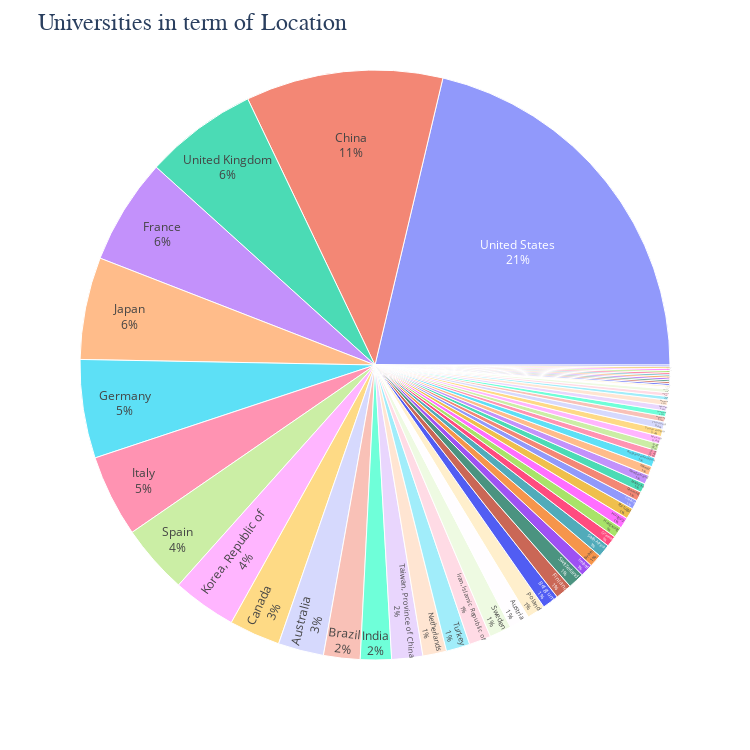

The notebook cell saved with this chart:
### Markdown cell above
| University | Research_Output | Citations |
| ---------- | --------------- | --------- |
| Shahid Beheshti University   | 815 | 673 |
| Tehran University | 207 | 1001 |

### Code cell
# Pie Chart Universities in term of Location
fig = px.sunburst(df3,
                  path=['Location'])
fig.update_traces(textinfo="label+percent parent")
fig.update_layout(title_text="Universities in term of Location", 
                  titlefont={'size': 24, 'family':'Serif'},
                  width=750, 
                  height=750,
                 )
fig.show()

### Figure 1 — Plotly figure (JSON) as saved in the notebook; plotly's stock layout.template omitted (floating-point values rounded to 4 significant figures)
{"data": [{"branchvalues": "total", "domain": {"x": [0, 1], "y": [0, 1]}, "hovertemplate": "labels=%{label}<br>count=%{value}<br>parent=%{parent}<br>id=%{id}<extra></extra>", "ids": ["Argentina", "Australia", "Austria", "Belgium", "Brazil", "Bulgaria", "Canada", "Chile", "China", "Colombia", "Croatia", "Cyprus", "Czechia", "Denmark", "Egypt", "Estonia", "Finland", "France", "Germany", "Greece", "Hong Kong", "Hungary", "Iceland", "India", "Iran, Islamic Republic of", "Ireland", "Israel", "Italy", "Japan", "Korea, Republic of", "Lebanon", "Lithuania", "Macao", "Malaysia", "Mexico", "Netherlands", "New Zealand", "Nigeria", "Norway", "Pakistan", "Poland", "Portugal", "Romania", "Russian Federation", "Saudi Arabia", "Serbia", "Singapore", "Slovakia", "Slovenia", "South Africa", "Spain", "Sweden", "Switzerland", "Taiwan, Province of China", "Thailand", "Tunisia", "Turkey", "Uganda", "United Kingdom", "United States", "Uruguay"], "labels": ["Argentina", "Australia", "Austria", "Belgium", "Brazil", "Bulgaria", "Canada", "Chile", "China", "Colombia", "Croatia", "Cyprus", "Czechia", "Denmark", "Egypt", "Estonia", "Finland", "France", "Germany", "Greece", "Hong Kong", "Hungary", "Iceland", "India", "Iran, Islamic Republic of", "Ireland", "Israel", "Italy", "Japan", "Korea, Republic of", "Lebanon", "Lithuania", "Macao", "Malaysia", "Mexico", "Netherlands", "New Zealand", "Nigeria", "Norway", "Pakistan", "Poland", "Portugal", "Romania", "Russian Federation", "Saudi Arabia", "Serbia", "Singapore", "Slovakia", "Slovenia", "South Africa", "Spain", "Sweden", "Switzerland", "Taiwan, Province of China", "Thailand", "Tunisia", "Turkey", "Uganda", "United Kingdom", "United States", "Uruguay"], "name": "", "parents": ["", "", "", "", "", "", "", "", "", "", "", "", "", "", "", "", "", "", "", "", "", "", "", "", "", "", "", "", "", "", "", "", "", "", "", "", "", "", "", "", "", "", "", "", "", "", "", "", "", "", "", "", "", "", "", "", "", "", "", "", ""], "textinfo": "label+percent parent", "type": "sunburst", "values": [3, 25, 11, 9, 20, 1, 28, 4, 108, 3, 2, 1, 5, 5, 4, 1, 9, 58, 54, 6, 6, 6, 1, 17, 12, 7, 7, 45, 56, 35, 1, 1, 1, 5, 4, 13, 5, 1, 5, 3, 10, 6, 3, 5, 4, 1, 2, 1, 2, 7, 38, 12, 9, 17, 4, 1, 13, 1, 62, 213, 1]}], "layout": {"height": 750, "legend": {"tracegroupgap": 0}, "margin": {"t": 60}, "title": {"font": {"family": "Serif", "size": 24}, "text": "Universities in term of Location"}, "width": 750}}
